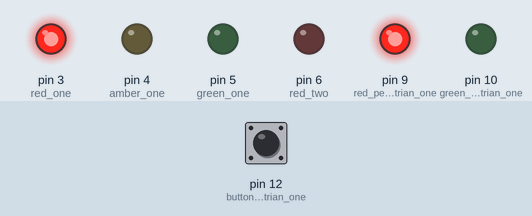
A sketch run on a simulated Arduino Uno, built with avr-gcc and run on an emulated ATmega328P. On the bench: output pins drawn as LEDs (lit = HIGH). The test bench sets the inputs (shaded band); at power-on: pin 12 (button_pedestrian_one) LOW. What the sketch prints to the serial monitor is not drawn.

Above: at 1.5 s.
At 3.3 s:
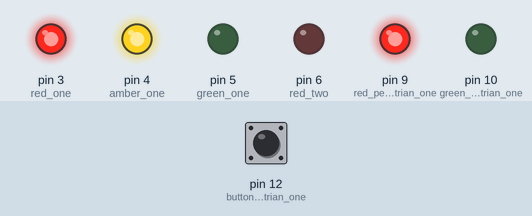
At 5.2 s:
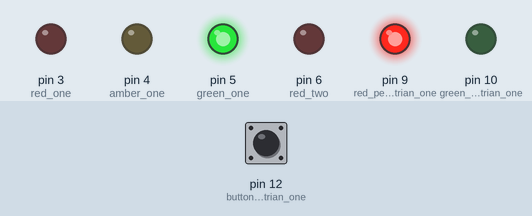
At 7.2 s:
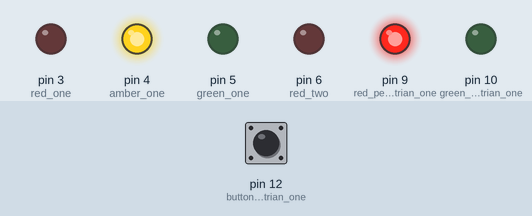
Timing chart, 0 to 8.9 s (numbered marks = the images above):
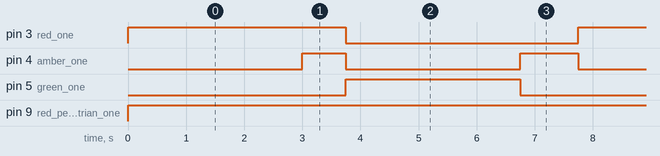

Measured:
- by itself, pin 3 (red_one): alternates HIGH for 3.8 s and LOW for 4.0 s
- by itself, pin 4 (amber_one): repeats every 7.8 s: LOW 3.0 s, HIGH 1.0 s, LOW 3.0 s, HIGH 0.75 s
- by itself, pin 5 (green_one): alternates HIGH for 3.0 s and LOW for 4.8 s
- by itself, pin 9 (red_pedestrian_one): LOW → HIGH at 0.00 s

The sketch:

trafficlight-two.ino
```cpp
#define red_one 3
#define amber_one 4
#define green_one 5

#define red_two 6
#define amber_two 7
#define green_two 8

#define red_pedestrian_one 9
#define green_pedestrian_one 10

#define button_pedestrian_one 12

bool pedestrianRequest = false;

void setup() {
  // put your setup code here, to run once:
  Serial.begin(115200);
  bool button_pressed = LOW;

  pinMode(red_one, OUTPUT);
  pinMode(amber_one, OUTPUT);
  pinMode(green_one, OUTPUT);

  pinMode(red_two, OUTPUT);
  pinMode(amber_one, OUTPUT);
  pinMode(green_one, OUTPUT);

  pinMode(red_pedestrian_one, OUTPUT);
  pinMode(green_pedestrian_one, OUTPUT);

  pinMode(button_pedestrian_one, INPUT);

  digitalWrite(red_one, LOW);
  digitalWrite(amber_one, LOW);
  digitalWrite(green_one, LOW);

  digitalWrite(red_two, LOW);
  digitalWrite(amber_one, LOW);
  digitalWrite(green_one, LOW);

  digitalWrite(red_pedestrian_one, LOW);
  digitalWrite(green_pedestrian_one, LOW);

  // Start once button is pressed
  do {
    button_pressed = digitalRead(button_pedestrian_one);
  } while (button_pressed == !LOW);

  Serial.println("Starting...");

  attachInterrupt(digitalPinToInterrupt(button_pedestrian_one), crossingRequest, FALLING);
}

void loop() {
  // put your main code here, to run repeatedly:
  bool button_pressed = LOW;

  digitalWrite(red_pedestrian_one, HIGH);

  while (1) {
    // Start with RED phase
    digitalWrite(amber_one, LOW);
    digitalWrite(red_one, HIGH);
    delay(3000);

    //button_pressed = digitalRead(button_pedestrian_one);
    //Serial.println("Getting button");

    if (pedestrianRequest == true) {
      Serial.println("Button pressed");

      //Clear request
      pedestrianRequest = false;

      digitalWrite(red_pedestrian_one, LOW);
      digitalWrite(green_pedestrian_one, HIGH);
      delay(3000);

      // Flash
      for (int count = 0; count < 5; ++count) {
        digitalWrite(green_pedestrian_one, LOW);
        delay(500);
        digitalWrite(green_pedestrian_one, HIGH);
        delay(500);
      }

      digitalWrite(red_pedestrian_one, HIGH);
      digitalWrite(green_pedestrian_one, LOW);
      delay(1000);
    }
    //Serial.println("Past getting button");

    // RED/AMBER phase
    digitalWrite(amber_one, HIGH);
    delay(750);

    // GREEN phase
    digitalWrite(red_one, LOW);
    digitalWrite(amber_one, LOW);
    digitalWrite(green_one, HIGH);
    delay(3000);

    // AMBER phase
    digitalWrite(green_one, LOW);
    digitalWrite(amber_one, HIGH);
    delay(1000);

    // Repeats
  }
}

void crossingRequest() {
  pedestrianRequest = true;
}
```
